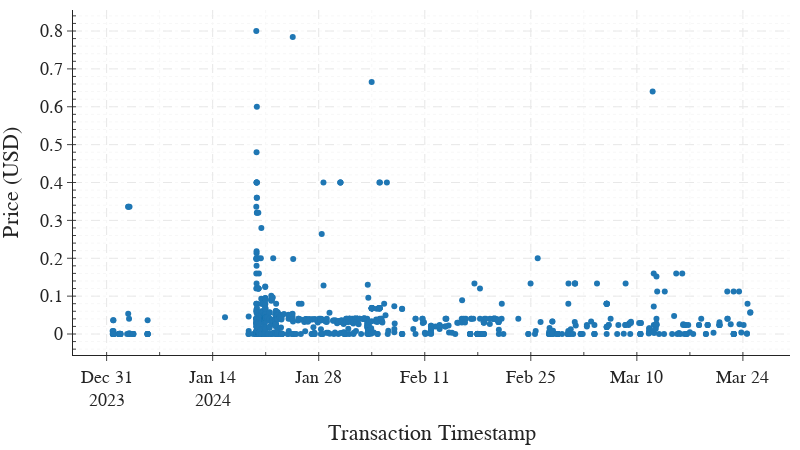

Notebook cell for this chart:
### Code cell
#fig = go.Figure()
fig = go.Figure(layout=layout)


temp_df = data_f.filter((pl.col('price_1token_USD')<1))

fig.add_trace(go.Scatter(x=temp_df['timestamp'], y=temp_df['price_1token_USD'], mode='markers', name='Price'))

# Update layout
fig.update_layout(xaxis_title='Transaction Timestamp ',
                  yaxis_title='Price (USD)')

fig.write_image(plots_dir+"buybgnt_blue.pdf",
                width=1540, height=380, scale=1)

fig.show()

#1) number of sales thorouhg time
#2 )box plot through time -> seaborn
#3) top receiveers, top issuers - 800
#4) check how did mint vs you did list
#5) gas fee ->

#add to conculasions - gas comparison with BTC and ETH -> that memecoins at this price are only feasible at L2s
#profibaikliy of insction on btc and eth vs l2
#yahooo fiuannce pytthon api

### Figure 1 — Plotly figure (JSON) as saved in the notebook; plotly's stock layout.template omitted (floating-point values rounded to 4 significant figures; data arrays with more than 128 entries replaced by an {"elided": "..."} marker saying what was removed)
{"data": [{"mode": "markers", "name": "Price", "type": "scatter", "x": {"elided": "1023 str values"}, "y": {"elided": "1023 float values"}}], "layout": {"font": {"family": "Clear Sans", "size": 18}, "height": 450, "margin": {"b": 10, "l": 10, "r": 10, "t": 10}, "width": 800, "xaxis": {"griddash": "dash", "minor": {"griddash": "dot", "ticks": "inside"}, "showgrid": true, "title": {"text": "Transaction Timestamp "}}, "yaxis": {"griddash": "dash", "minor": {"griddash": "dot", "ticks": "inside"}, "showgrid": true, "title": {"text": "Price (USD)"}}}}
